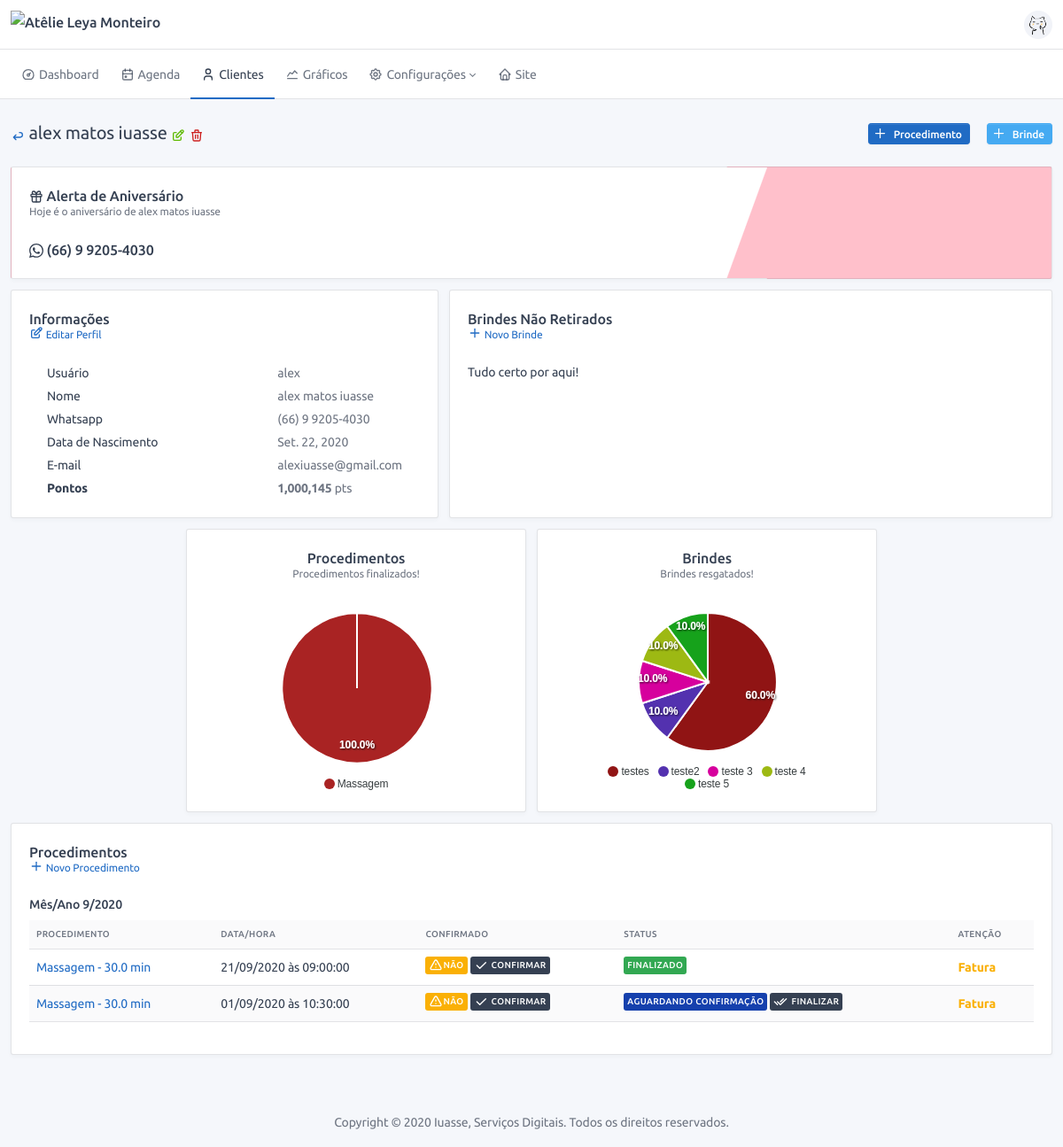
The page /user/admin/2/profile/ (signed in) on the database as committed earlier.
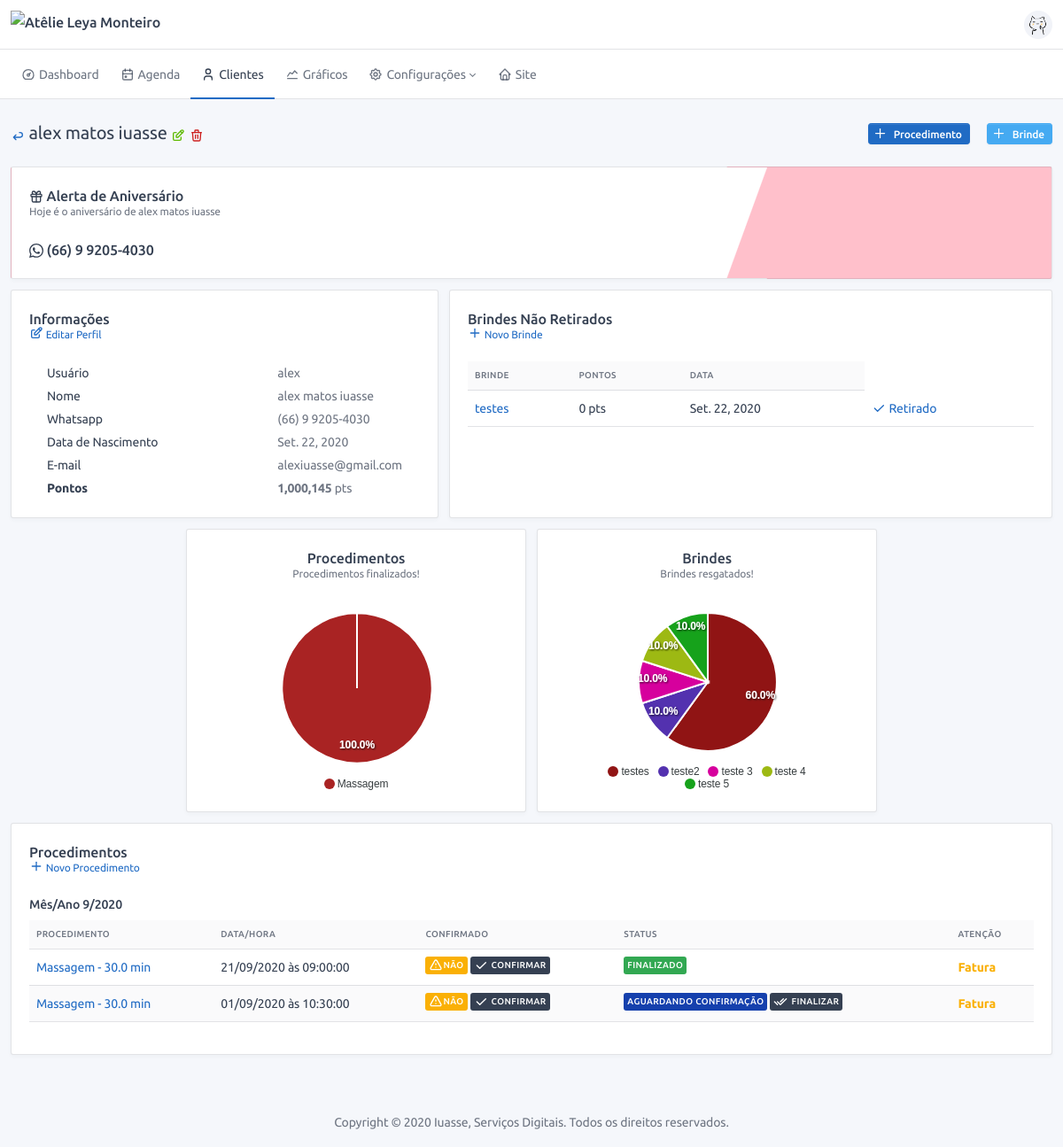
The same page on the database as committed later.
### users/models.py (models this page shows, shortened)
class Profile(BaseModel):
    name = models.CharField("nome completo", max_length=150)
    birth_date = models.DateField('data de nascimento', blank=True, null=True, help_text="Informe uma data válida!")
    whatsapp = models.CharField('whatsapp', max_length=16, help_text="Esse será o número usado para contato!")
    total_of_points = models.IntegerField(default=0, verbose_name='Total de pontos')
    user = models.OneToOneField(User, on_delete=models.CASCADE)
    def get_full_name(self):
        return self.name
    @property
    def get_new_service_url(self):
        return reverse('service:orderofservice:create', kwargs={'cpk': self.pk})
    @property
    def get_new_reward_url(self):
        return reverse('users:rewardretrieved:create', kwargs={'cpk': self.pk})
    @property
    def get_delete_url(self):
        return reverse('users:admin:delete', kwargs={'pk': self.pk})
    @property
    def get_edit_url(self):
        return reverse('users:admin:edit', kwargs={'pk': self.pk})
    @property
    def get_back_url(self):
        return reverse('users:admin:view')
    def is_birthday(self):
        today = datetime.today()
        return self.birth_date.day == today.day and self.birth_date.month == today.month if self.birth_date else False
    def get_dict_data(self):
        return {
            'Usuário': self.user.username,
            'Nome': self.get_full_name(),
            'Whatsapp': self.whatsapp,
            'Data de Nascimento': self.birth_date,
            'E-mail': self.user.email,
        }
    def has_service(self):
        return self.user.orderofservice_set.count()
    def get_service_sorted_by_entry_date(self):
        retDict = {}
        for s in self.user.orderofservice_set.all().order_by('-date', '-id'):
            m_y = "{}/{}".format(s.date.month, s.date.year)
            if m_y in retDict:
                retDict[m_y]['services'].append(s)
            else:
                retDict[m_y] = {}
                retDict[m_y]['services'] = []
                retDict[m_y]['services'].append(s)
        return retDict
    def has_reward_admin(self):
        return self.user.rewardretrieved_set.filter(retrieved=False).count()
    def sorted_reward_set_admin(self):
        return self.user.rewardretrieved_set.filter(retrieved=False).order_by('-date', '-id')

class RewardRetrieved(BaseModel):
    reward = models.ForeignKey("config.Reward", on_delete=models.PROTECT, verbose_name="Brinde")
    points = models.IntegerField("Pontos", default=0)
    quantity = models.IntegerField("Quantidade", default=1)
    date = models.DateField("Data", default=timezone.localtime(timezone.now()))
    retrieved = models.BooleanField("Resgatado", default=False, help_text="Esse brinde já foi resgatado?")
    customer = models.ForeignKey(User, on_delete=models.CASCADE, verbose_name="Cliente")
    @property
    def get_edit_url(self):
        return reverse('users:rewardretrieved:edit', kwargs={'cpk': self.customer.pk, 'pk': self.pk})
    @property
    def get_confirm_url(self):
        return reverse('users:rewardretrieved:confirm', kwargs={'pk': self.pk})

### service/models.py (models this page shows, shortened)
class OrderOfService(BaseModel):
    type_of_service = models.ForeignKey("config.TypeOfService", verbose_name="Procedimento", on_delete=models.SET_NULL,
                                        null=True)
    status = models.ForeignKey("config.StatusService", verbose_name="Status", on_delete=models.PROTECT)
    finished = models.BooleanField("finalizado", default=False)
    counted = models.BooleanField("contabilizado", default=False, help_text="Procedimento já foi contabilizado?")
    confirmed = models.BooleanField("confirmado", default=False, help_text="Procedimento foi confirmado?")
    canceled = models.BooleanField("cancelado", default=False, help_text="Procedimento foi cancelado?")
    date = models.DateField("Data", default=timezone.localtime(timezone.now()))
    time = models.TimeField("Hora", default=timezone.localtime(timezone.now()))
    observation = models.TextField("observação", blank=True)
    customer = models.ForeignKey(User, verbose_name="Cliente", on_delete=models.CASCADE, blank=True, null=True)
    def get_absolute_url(self):
        return reverse(self.get_reverse_profile, kwargs={'cpk': self.customer.pk, 'pk': self.pk})
    def get_customer_finished_url(self):
        return reverse('service:admin:finish', kwargs={'pk': self.pk, 'flag': 1})
    def get_customer_confirmed_url(self):
        return reverse('service:admin:confirm', kwargs={'pk': self.pk, 'flag': 1})
    def get_confirmed_html(self):
        return settings.ICON_CONFIRMED if self.confirmed else settings.ICON_NOT_CONFIRMED
    def get_date_html(self):
        return f"Hoje às {self.time} <span class='text-info'>{ICON_CALENDAR}</span>" if self.date == date.today() \
            else f"{self.date.strftime('%d/%m/%Y')} às {self.time}"
    def get_is_success(self):
        return self.status.pk == settings.STATUS_SERVICE_FINISHED
    def get_contextual_html_admin(self):
        text = ""
        if self.canceled:
            text = "<span class='font-weight-bold text-danger'>Cancelado</span>"
        elif self.is_invoice_not_completed() or self.is_past_date_invoice():
            text = "<span class='font-weight-bold text-warning'>Fatura</span>"
        return mark_safe(text)
    def is_invoice_not_completed(self):
        return self.invoice.type_of_payment is None

### config/models.py (models this page shows, shortened)
class BaseConfigModel(BaseModel):
    name = models.CharField("nome", max_length=128)
    def __str__(self):
        return self.name
    class Meta:
        abstract = True

class TypeOfService(BaseConfigModel):
    contextual = models.CharField("cor", default="#ffffff", max_length=7,
                                  help_text="Escolha uma cor para representar esse procedimento!")
    time = models.FloatField("tempo", default=30, help_text="Coloque o tempo em minutos, ex.: 1hr = 60min")
    value = models.DecimalField("Valor", max_digits=11, decimal_places=2, default=0,
                                help_text="Valor do procedimento, ele será usado para auto preenchimento de alguns "
                                          "campos!")
    rewarded_points = models.IntegerField("pontos ganhos", default=0)
    description = models.TextField("Descrição", blank=True, help_text="Usado no site para descrever o procedimento")
    image = models.ImageField("Foto", upload_to='images/', help_text="Foto representando o procedimento.",
                              blank=True, null=True)
    def __str__(self):
        return f"{self.name} - {self.time} min"

class StatusService(BaseConfigModel):
    contextual = models.CharField("cor", default="#ffffff", max_length=7,
                                  help_text="Escolha uma cor para representar esse status")

class Reward(BaseConfigModel):
    contextual = models.CharField("cor", default="#ffffff", max_length=7,
                                  help_text="Escolha uma cor para representar esse brinde!")
    quantity_in_points = models.IntegerField("quantidade de pontos", default=1)
    available = models.BooleanField("Disponível", default=True)
    description = models.TextField("Descrição", blank=True, help_text="Usado no site para descrever o brinde")
    image = models.ImageField("Foto", upload_to='images/', help_text="Foto representando o brinde.",
                              blank=True, null=True)

### financial/models.py (models this page shows, shortened)
class Invoice(BaseModel):
    order_of_service = models.OneToOneField("service.OrderOfService", verbose_name="Procedimento",
                                            on_delete=models.CASCADE, null=True, blank=True,
                                            help_text="Procedimento a qual esse lançamento pertence.")
    type_of_payment = models.ForeignKey("config.TypeOfPayment", verbose_name="Tipo de Pagamento", null=True,
                                        on_delete=models.PROTECT, help_text="Qual foi o tipo de pagamento?")
    status = models.ForeignKey("config.StatusPayment", verbose_name="Status", on_delete=models.PROTECT, null=True)
    value = models.DecimalField("Valor", max_digits=11, decimal_places=2, help_text="O valor que foi pago.")
    date = models.DateField("Data", default=now, help_text="Data do pagamento.")
    observation = models.TextField("Observação", blank=True, null=True)

### users/views.py (the view)
# urls.py: path('<int:pk>/profile/', profile_admin, name='profile'),
@login_required
@require_http_methods(["GET"])
@staff_member_required()
@permission_required('users.get_profile', raise_exception=True)
def profile_admin(request, pk):
    user = User.objects.get(pk=pk)
    services = user.orderofservice_set.filter(customer=user, status=settings.STATUS_SERVICE_FINISHED)
    type_of_services = TypeOfService.objects.filter(pk__in=services.values_list('type_of_service', flat=True))
    rewards = user.rewardretrieved_set.filter(retrieved=True)
    rewards_type = Reward.objects.filter(pk__in=rewards.values_list('reward', flat=True))
    return render(request, template_name='user/profile.html', context={
        'obj': user.profile,
        'options_chart_service': SimplePie(
            width=300,
            series=[services.filter(type_of_service=t).count() for t in type_of_services],
            colors=[t.contextual for t in type_of_services],
            labels=[t.name for t in type_of_services],
        ).get_options(),
        'options_chart_reward': SimplePie(
            width=300,
            series=[rewards.filter(reward=r).count() for r in rewards_type],
            colors=[r.contextual for r in rewards_type],
            labels=[r.name for r in rewards_type],
        ).get_options(),
    })

### frontend/templates/user/profile.html (shortened to what the changed rows need)
{% extends '../base/profile.html' %}
{% load static %}
{% load l10n %}
{% block profile_content %}
<div class="row">
    {% if obj.is_birthday %}
    <div class="col-lg-12  ">
        <div class="card bg-triangle-bottom-pink">
            <div class="card-body">
                <h3 class="card-title">{{ICON_GIFT|safe}} Alerta de Aniversário</h3>
                <div class="card-subtitle">Hoje é o aniversário de {{obj.name}}</div>
                <h3>{{ICON_WHATSAPP|safe}} {{obj.whatsapp}}</h3>
            </div>
        </div>
    </div>
    {% endif %}
</div>
<div class="row row-deck row-cards">
    <div class="col-lg-5">
        <div class="card">
            <div class="card-body">
                <div class="table-responsive">
                    <table class="card-table table-hover">
                        {% for k, v in obj.get_dict_data.items %}
                        <tr>
                            <td class="w-100">{{k}}</td>
                            <td class="text-nowrap text-muted">{{v}}</td>
                        </tr>
                        {% endfor %}
                        <tr>
                            <td class="text-nowrap text-muted">
                                <span class="font-weight-bold" data-countup>{{obj.total_of_points}}</span> pts
                            </td>
                        </tr>
                    </table>
                </div>
            </div>
        </div>
    </div>
    <div class="col-lg-7">
        <div class="card">
            <div class="card-body">
                <h3 class="card-title">Brindes Não Retirados</h3>
                <div class="card-subtitle">
                    <a href="{{obj.get_new_reward_url}}">{{ICON_ADD|safe}} Novo Brinde</a>
                </div>
                {% if obj.has_reward_admin %}
                <div class="table-responsive mb-3">
                    <table class="table table-hover">
                        <thead>
                        <tr>
                            <th>Brinde</th>
                            <th>Pontos</th>
                            <th>Data</th>
                        </tr>
                        </thead>
                        {% for r in obj.sorted_reward_set_admin %}
                        <tr>
                            <td><a href="{{r.get_edit_url}}">{{r.reward.name}}</a></td>
                            <td><span data-countup>{{r.points}}</span> pts</td>
                            <td>{{r.date}}</td>
                            {% if not r.retrieved %}
                            <td>
                                <a data-toggle="tooltip" href="{{r.get_confirm_url}}"
                                   title="{{TOOLTIP_RETRIEVED_REWARD}}">
                                    {{ICON_CHECK|safe}} Retirado
                                </a>
                            </td>
                            {% endif %}
                        </tr>
                        {% endfor %}
                    </table>
                </div>
                {% else %}
                <p>Tudo certo por aqui!</p>
                {% endif %}
            </div>
        </div>
    </div>
</div>
{% if obj.has_service %}
<div class="card mb-5">
    <div class="card-body">
        {% for k,v in obj.get_service_sorted_by_entry_date.items %}
        <div class="col-lg-12 col-md-auto">
            <h4>Mês/Ano {{k}}</h4>
            <div class="table-responsive">
                <table class="table table-hover table-striped">
                    <thead>
                    <tr>
                        <th>Procedimento</th>
                        <th>Data/Hora</th>
                        <th>Confirmado</th>
                        <th>Status</th>
                        <th>Atenção</th>
                    </tr>
                    </thead>
                    <tbody>
                    {% for kk,vv in v.items %}
                    {% for s in vv %}
                    <tr>
                        <td><a href="{{s.get_absolute_url}}">{{s.type_of_service}}</a></td>
                        <td>{{s.get_date_html|safe}}</td>
                        <td>
                            {{s.get_confirmed_html|safe}}
                            {% if not s.confirmed %}
                            <a class="badge bg-dark" data-toggle="tooltip" href="{{s.get_customer_confirmed_url}}"
                               title="{{TOOLTIP_SERVICE_CONFIRM}}">
                                {{ICON_CHECK|safe}} <span class="ml-1">Confirmar</span>
                            </a>
                            {% endif %}
                        </td>
                        <td>
                            <span class="badge" style="background-color: {{s.status.contextual}};">{{s.status}}</span>
                            {% if not s.get_is_success %}
                            <a class="badge bg-dark" data-toggle="tooltip"
                               href="{{s.get_customer_finished_url}}" title="{{TOOLTIP_SERVICE_FINISH}}">
                                {{ICON_DOUBLE_CHECK|safe}} <span class="ml-1">Finalizar</span>
                            </a>
                            {% endif %}
                        </td>
                        <td>{{s.get_contextual_html_admin}}</td>
                    </tr>
                    {% endfor %}
                    {% endfor %}
                    </tbody>
                </table>
            </div>
        </div>
        {% endfor %}
    </div>
</div>
{% endif %}
{% endblock %}

### frontend/templates/base/profile.html
{% extends 'base.html' %}
{% block content %}
<div class="container-xl">
    <div class="page-header">
        <div class="row align-items-center">
            <div class="col-auto">
                <h2 class="page-title">
                    <a data-toggle="tooltip" href="{{obj.get_back_url}}" title="Voltar">
                        <span class="text-primary">{{ICON_ARROW_BACK|safe}}</span>
                    </a>
                    {{obj.get_full_name}}
                    <a data-toggle="tooltip" href="{{obj.get_edit_url}}" title="Editar">
                        <span class="text-success">{{ICON_EDIT|safe}}</span>
                    </a>
                    <a data-toggle="tooltip" href="{{obj.get_delete_url}}" title="Deletar">
                        <span class="text-danger">{{ICON_DELETE|safe}}</span>
                    </a>
                </h2>
            </div>
            <div class="col-auto ml-auto d-print-none">
                {% block page_header_actions %}{% endblock %}
            </div>
        </div>
    </div>
    {% block profile_content %}{% endblock %}
</div>
{% endblock %}

Rows that differ between the two databases and show on the page:
added RewardRetrieved: reward.name "testes", points "0", date "Set. 22, 2020"
Other text that changed with them:
text no longer shown: "Tudo certo por aqui!"
text now shown: "BRINDE PONTOS DATA"
